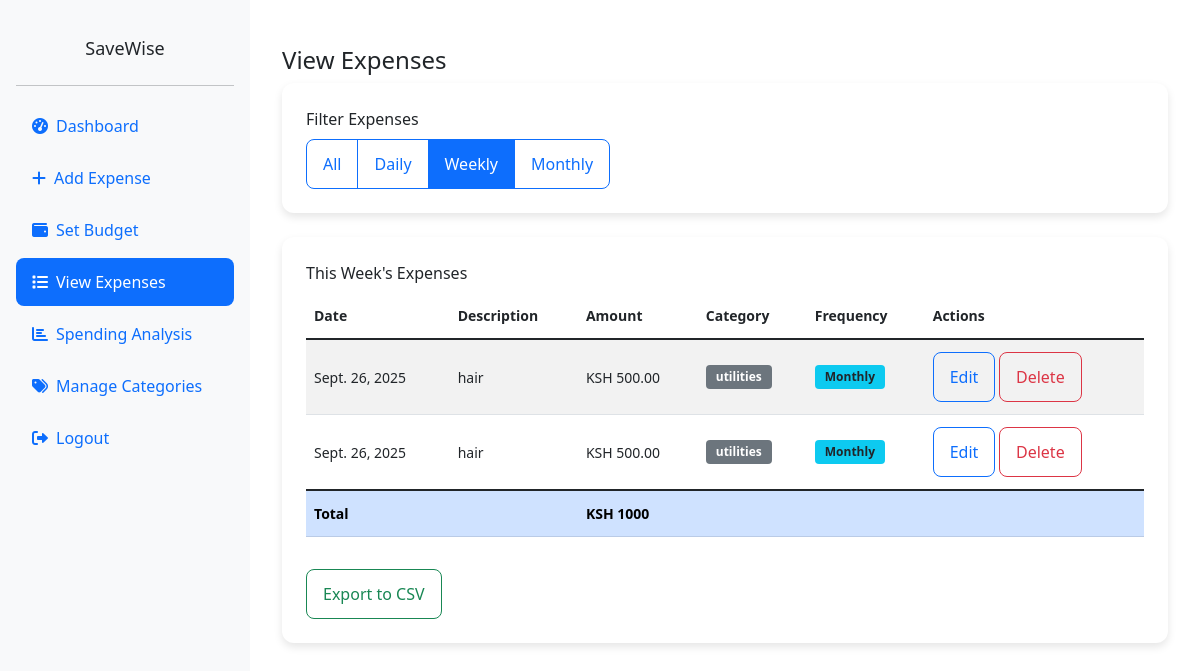
Page /api/expenses/?frequency=weekly (signed in) on the earlier database version.
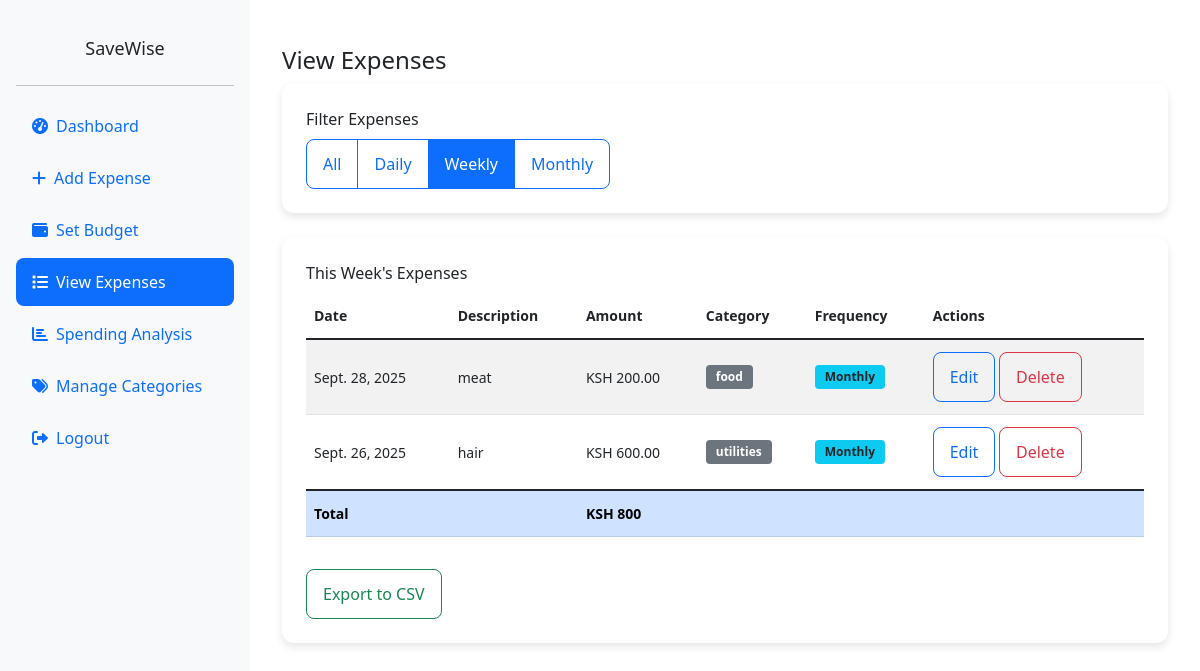
Same page on the later database version.
### api/models.py (models this page shows, shortened)
class Expense(models.Model):
    FREQUENCY_CHOICES = [
        ('daily', 'Daily'),
        ('weekly', 'Weekly'),
        ('monthly', 'Monthly'),
    ]
    user = models.ForeignKey(User, on_delete=models.CASCADE)
    amount = models.DecimalField(max_digits=10, decimal_places=2, validators=[MinValueValidator(0.01)])
    description = models.CharField(max_length=200)
    category = models.ForeignKey(ExpenseCategory, on_delete=models.SET_NULL, null=True, blank=True)
    date = models.DateField(default=timezone.now)
    frequency = models.CharField(max_length=10, choices=FREQUENCY_CHOICES, default='daily')
    created_at = models.DateTimeField(auto_now_add=True)
    class Meta:
        indexes = [
            models.Index(fields=['user', 'date']),
            models.Index(fields=['user', 'category']),
        ]

class ExpenseCategory(models.Model):
    PREDEFINED_CATEGORIES = [
        ('food', 'Food'),
        ('utilities', 'Utilities'),
        ('rent', 'Rent'),
        ('clothes', 'Clothes'),
        ('transport', 'Transport'),
        ('others', 'Others'),
    ]
    name = models.CharField(max_length=100)
    description = models.TextField(blank=True)

### api/views.py (the view, shortened to what this page needs)
# urls.py: path('expenses/', views.expense_list, name='expense_list'),
@login_required
def expense_list(request):
    frequency = request.GET.get('frequency', 'all')
    if frequency == 'daily':
        expenses = Expense.objects.filter(
            user=request.user,
            date=timezone.now().date()
        )
    elif frequency == 'weekly':
        week_ago = timezone.now().date() - timedelta(days=7)
        expenses = Expense.objects.filter(
            user=request.user,
            date__gte=week_ago
        )
    else:
        expenses = Expense.objects.filter(user=request.user)
    expenses = expenses.order_by('-date')
    total_amount = expenses.aggregate(Sum('amount'))['amount__sum'] or 0
    return render(request, 'api/expense_list.html', {
        'expenses': expenses,
        'frequency': frequency,
        'total_amount': total_amount  # Add this
    })

### api/templates/api/expense_list.html (shortened to what the changed rows need)
<!DOCTYPE html>
<html lang="en">
{% load static %}
<head>
    <link href="https://cdn.jsdelivr.net/npm/bootstrap@5.1.3/dist/css/bootstrap.min.css" rel="stylesheet">
    <link href="https://cdnjs.cloudflare.com/ajax/libs/font-awesome/6.0.0/css/all.min.css" rel="stylesheet">
    <link href="{% static 'css/mobile-responsive.css' %}" rel="stylesheet">
</head>
<body>
    <div class="main-content">
        <div class="container-fluid">
            <h2>View Expenses</h2>
                <div class="card dashboard-card">
                    <div class="card-body">
                        {% if expenses %}
                            <div class="table-responsive">
                                <table class="table table-striped">
                                    <thead>
                                        <tr>
                                            <th>Date</th>
                                            <th>Description</th>
                                            <th>Amount</th>
                                            <th>Category</th>
                                            <th>Frequency</th>
                                            <th>Actions</th>
                                        </tr>
                                    </thead>
                                    <tbody>
                                        {% for expense in expenses %}
                                            <tr>
                                                <td>{{ expense.date }}</td>
                                                <td>{{ expense.description }}</td>
                                                <td>KSH {{ expense.amount }}</td>
                                                <td>
                                                    <span class="badge bg-secondary">
                                                        {{ expense.category.name|default:"Uncategorized" }}
                                                    </span>
                                                </td>
                                                <td>
                                                    <span class="badge bg-info text-dark">
                                                        {{ expense.get_frequency_display }}
                                                    </span>
                                                </td>
                                                <td>
                                                    <button class="btn btn-sm btn-outline-primary" onclick="editExpense({{ expense.id }})">Edit</button>
                                                    <button class="btn btn-sm btn-outline-danger" onclick="deleteExpense({{ expense.id }})">Delete</button>
                                                </td>
                                            </tr>
                                        {% endfor %}
                                    </tbody>
                                    <tfoot>
                                        <tr class="table-primary">
                                            <td colspan="2"><strong>Total</strong></td>
                                            <td><strong>KSH {{ total_amount }}</strong></td>
                                            <td colspan="3"></td>
                                        </tr>
                                    </tfoot>
                                </table>
                            </div>
                            <div class="mt-3">
                                <button class="btn btn-outline-success" onclick="exportTableToCSV('expenses.csv')">
                                    Export to CSV
                                </button>
                            </div>
                        {% else %}
                            <div class="text-center py-4">
                                <p class="text-muted">No expenses found.</p>
                                <a href="{% url 'add_expense' %}" class="btn btn-primary">Add Your First Expense</a>
                            </div>
                        {% endif %}
                    </div>
                </div>
            </div>
        </div>
</body>
</html>

Differences in the rows shown:
removed Expense: date "Sept. 26, 2025", description "hair", amount "500.00", category.name "utilities", frequency "Monthly"
removed Expense: date "Sept. 26, 2025", description "hair", amount "500.00", category.name "utilities", frequency "Monthly"
added Expense: date "Sept. 28, 2025", description "meat", amount "200.00", category.name "food", frequency "Monthly"
added Expense: date "Sept. 26, 2025", description "hair", amount "600.00", category.name "utilities", frequency "Monthly"
Other differences:
{{ total_amount }}: "1000" → "800"
